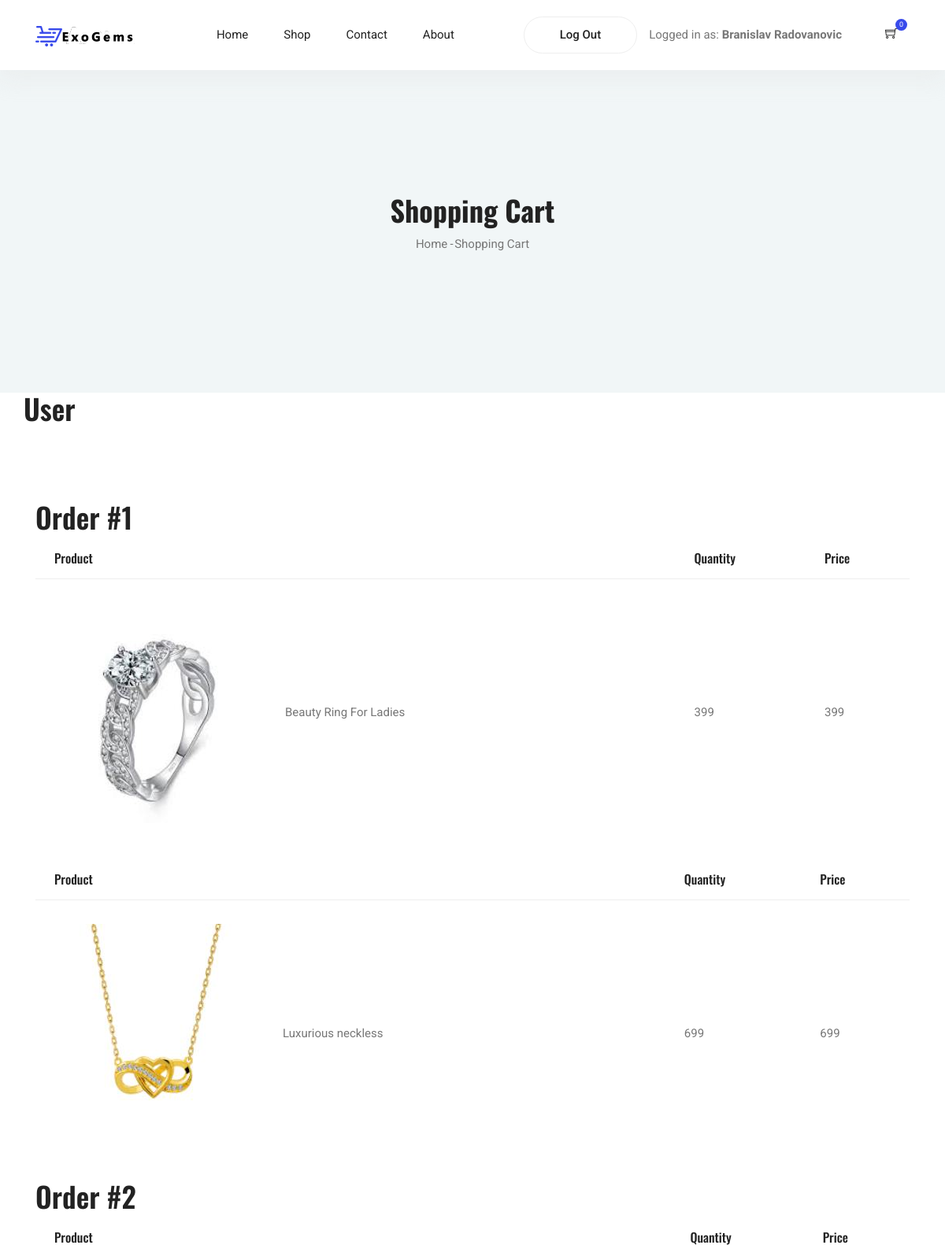
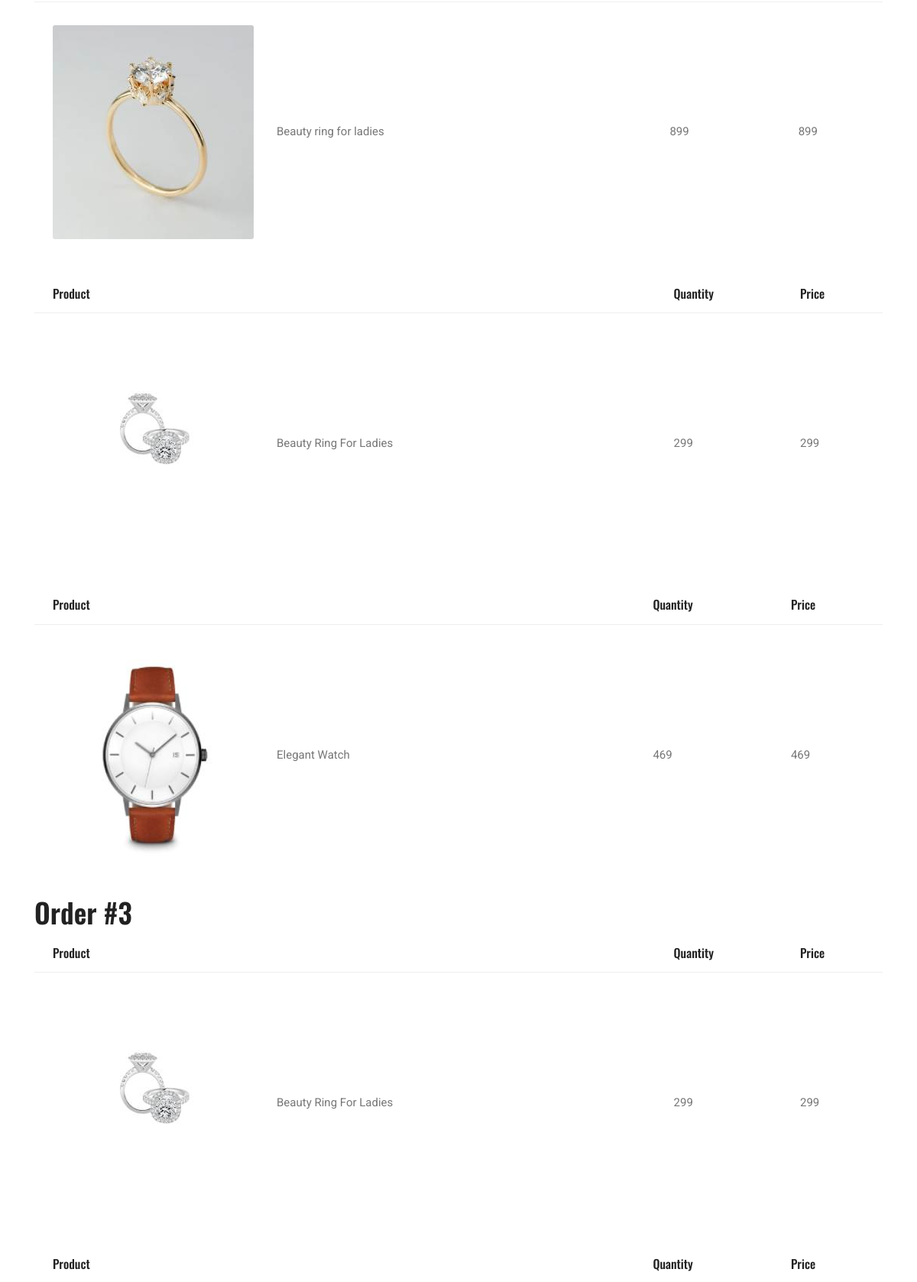
The app's page /shopHistory.php (signed in, upper part) with its own data (2 pictures, top to bottom).
### tables this page shows
CREATE TABLE `header` (
  `id` int(11) NOT NULL,
  `path` varchar(100) NOT NULL,
  `name` varchar(100) NOT NULL
);

CREATE TABLE `cart` (
  `id` int(11) NOT NULL,
  `user_id` int(11) NOT NULL,
  `created_at` datetime NOT NULL DEFAULT current_timestamp(),
  `status` bit(1) NOT NULL DEFAULT b'1'
);

CREATE TABLE `pictures` (
  `id` int(11) NOT NULL,
  `path` varchar(100) NOT NULL
);

CREATE TABLE `products` (
  `id` int(11) NOT NULL,
  `name` varchar(100) NOT NULL,
  `text` varchar(1000) NOT NULL,
  `weight` float NOT NULL,
  `quantityAvailable` int(11) NOT NULL,
  `unitsSold` int(11) DEFAULT 0,
  `created_at` datetime NOT NULL DEFAULT current_timestamp(),
  `updated_at` datetime DEFAULT NULL,
  `category_id` int(11) NOT NULL,
  `picture_id` int(11) NOT NULL
);

### php/logic.php (called while the page is built, shortened)
<?php
function getHeader(){
    global $conn;
    $query = "SELECT * FROM header";
    $rez = $conn -> query($query) ->fetchAll();
    return $rez;
}
function isLogged()
{
    return isset($_SESSION["user"]);
}
function getCartItemsWithoutStatus($cartId){
    global $conn;
    $query = "SELECT c.id as cartId, p.id as productId,pic.path as imgSrc, p.name as productName,p.text as `text`, SUM(cp.quantity) as quantity, SUM(cp.quantity) * pri.price as totalPerProd, pri.price as price FROM cart_product cp INNER JOIN products p ON cp.product_id = p.id INNER JOIN cart c ON cp.cart_id = c.id INNER JOIN prices pri ON p.id = pri.product_id INNER JOIN pictures pic ON p.picture_id = pic.id WHERE cp.cart_id = $cartId GROUP BY cp.product_id";
    $rez = $conn -> query($query) -> fetchAll();
    return $rez;
}
function getHistoryCarts($userId){
    global $conn;
    $query = "SELECT * FROM cart WHERE user_id = $userId AND status = 0";
    return $conn -> query( $query ) -> fetchAll();
}

### shopHistory.php (the view, shortened to what this page needs)
<?php
include("php/logic.php");
        $id = $_SESSION['user'] -> id;
?>
<!DOCTYPE html>
<html lang="en">
<head>
    <?php include "php/head.php"?>
</head>
<body>
  <?php include "php/header.php"?>
	<section class="blog-banner-area" id="category">
		<div class="container h-100">
			<div class="blog-banner">
				<div class="text-center">
					<h1>Shopping Cart</h1>
					<nav aria-label="breadcrumb" class="banner-breadcrumb">
            <ol class="breadcrumb">
              <li class="breadcrumb-item"><a href="index.php">Home</a></li>
              <li class="breadcrumb-item active" aria-current="page">Shopping Cart</li>
            </ol>
          </nav>
				</div>
			</div>
    </div>
	</section>
    <div class = "container">
    <div class="row">
        <h3>User </h3>
    </div>
   </div>
  <section class="cart_area">
      <div class="container">
          <div class="cart_inner">
              <div class="table-responsive">
                <?php
                    $carts = getHistoryCarts($id);
                    $orderNumb = 0;
                    foreach($carts as $cart):
                        ++$orderNumb;
                ?>
                    <h3>Order #<?=$orderNumb ?></h3>
                    <?php
                        $cartInfo = getCartItemsWithoutStatus($cart->id);
                        foreach($cartInfo as $cartItem):
                    ?>
                    <table class="table" id="cartItemsHolder">
                        <thead>
                            <tr>
                                <th scope="col">Product</th>
                                <th scope="col">Quantity</th>
                                <th scope="col">Price</th>
                            </tr>
                        </thead>
                        <tbody>
                            <tr>
                                <td>
                                    <div class="media">
                                        <div class="d-flex">
                                            <img src="<?= $cartItem -> imgSrc?>" alt="alt">
                                        </div>
                                        <div class="media-body">
                                            <p id="textProduct"><?= $cartItem ->text ?></p>
                                        </div>
                                    </div>
                                </td>
                                <td> <?=$cartItem -> totalPerProd ?></td>
                                <td> <?=$cartItem -> totalPerProd * $cartItem -> quantity ?></td>
                            </tr>
                        </tbody>
                    </table>
                    <?php endforeach; ?>
                  <?php endforeach; ?>
              </div>
          </div>
      </div>
  </section>
</body>
</html>

### php/header.php (shortened to what this page needs)
<?php
$header = getHeader();
?>
<header class="header_area">
    <div class="main_menu">
      <nav class="navbar navbar-expand-lg navbar-light">
        <div class="container">
          <a class="navbar-brand logo_h" href="index.php"><img src="img/logo.png" alt=""></a>
          <div class="collapse navbar-collapse offset" id="navbarSupportedContent">
            <ul class="nav navbar-nav menu_nav ml-auto mr-auto">
              <?php
                foreach($header as $item):
                  if($item -> name == "Home" || $item -> name == "Shop" || $item -> name == "Contact" || $item -> name == "About"):
              ?>
                    <li class="nav-item"><a class="nav-link" href="<?= $item -> path?>"><?= $item -> name ?></a></li>
                  <?php
                  endif; ?>
                  <?php
                  endforeach;
                  ?>
            </ul>
            <ul class="nav-shop d-flex justify-content-evenly my-3 align-items-center">
                <?php
                  foreach($header as $item):
                ?>
                <?php  endif;
                    if(isLogged() && $item -> name == "Log Out"):
                ?>
                  <li class='nav-item'><a class='button button-header' href="<?= $item -> path?>"><?= $item -> name ?></a></li>
                  <?php endif;
                 endforeach;?>
                <?php if(isLogged()):?>
                  <li class='nav-item'>Logged in as: <b><?=$_SESSION['user']-> name?> <?=$_SESSION['user']-> lastname?></b></li>
                <?php endif?>
              <li class="nav-item">
                <button id="cartButton">
                  <a href="cart.php">
                    <i class="ti-shopping-cart"></i>
                    <span class="nav-shop__circle" id="cartNumberOfProducts">
                      <?php
                      if(isLogged()){
                                $i = 0;
                                echo $i;
                              }
                    ?> </span>
                  </a>
                </button>
              </li>
            </ul>
          </div>
        </div>
      </nav>
    </div>
  </header>

### css/style.css (style rules this page uses)
body { color:#777;font-family:"Roboto",sans-serif;font-size:15px;font-weight:400;line-height:1.667 }
ul { list-style-type:none;margin:0;padding:0 }
button { cursor:pointer }
h1,h2,h3,h4,h5,h6 { font-family:"Oswald",sans-serif;color:#222;line-height:1.1 }
h1,.h1 { font-size:50px;font-weight:700 }
h3,.h3 { font-size:26px;font-weight:600 }
@media (min-width: 600px) { h3,.h3 { font-size:36px } }
a { display:inline-block }
.header_area { position:relative;width:100%;z-index:9999;transition:background 0.4s, all 0.3s linear;box-shadow:0px 10px 27px 3px rgba(221,221,221,0.3) }
.header_area .navbar { background:transparent;padding:0px;border:0px;border-radius:0px }
.header_area .navbar .nav .nav-item { margin-right:45px }
.header_area .navbar .nav .nav-item .nav-link { text-transform:capitalize;color:#222;display:inline-block }
@media (min-width: 991px) { .header_area .navbar .nav .nav-item .nav-link { padding:32px 0px } }
.header_area .navbar .nav .nav-item .nav-link:after { display:none }
.header_area .navbar .nav .nav-item:last-child { margin-right:0px }
.nav-shop li { display:inline-block;margin-right:15px }
.nav-shop li i,.nav-shop li span { font-size:16px;color:#222 }
.nav-shop li button { padding:0;border:0;background:transparent;position:relative }
.nav-shop li button .nav-shop__circle { font-size:9px;display:inline-block;background:#384aeb;color:#fff;padding:0px 5px;border-radius:50%;position:absolute;top:-8px;right:-12px }
.nav-shop li:last-child { margin-left:40px }
.button { display:inline-block;border:1px solid #384aeb;border-radius:30px;color:#222;font-weight:500;padding:12px 50px;background:#384aeb;color:#fff;transition:all .4s ease }
.button-header { padding:10px 45px;background:transparent;color:#222;border-color:#EEEEEE }
.blog-banner { position:relative }
.blog-banner h4,.blog-banner h1,.blog-banner a { text-transform:capitalize;color:#fff }
.blog-banner h1 { font-size:30px;margin-bottom:10px;color:#222 }
@media (min-width: 992px) { .blog-banner h1 { font-size:36px } }
.blog-banner-area { height:280px;position:relative;z-index:1 }
@media (min-width: 1000px) { .blog-banner-area { height:410px } }
.blog-banner-area .blog-banner { position:absolute;top:50%;left:50%;width:100%;transform:translate(-50%, -50%) }
.blog-banner-area::after { content:"";display:block;position:absolute;top:0;left:0;width:100%;height:100%;background:#f1f6f7;z-index:-1 }
.banner-breadcrumb { display:inline-block }
.banner-breadcrumb .breadcrumb { background:transparent;padding:0 }
.banner-breadcrumb .breadcrumb-item { padding:.1rem }
.banner-breadcrumb .breadcrumb-item a { text-transform:capitalize;color:#777777 }
.banner-breadcrumb .breadcrumb-item+.breadcrumb-item::before { color:#777777;padding-right:.1rem;content:"-" }
.banner-breadcrumb .breadcrumb-item.active { color:#777777 }
.cart_area { padding-top:90px;padding-bottom:55px }
.cart_inner .table th,.cart_inner .table td { padding:.75rem 1.5rem;border-color:#EEEEEE }
.cart_inner .table thead tr th { border-top:0px;font-size:16px;font-weight:500;font-family:"Oswald",sans-serif;color:#222;border-bottom:0px !important }
.cart_inner .table tbody tr td { padding-top:30px;padding-bottom:30px;vertical-align:middle;align-self:center }
.cart_inner .table tbody tr td .media .d-flex { padding-right:30px }
.cart_inner .table tbody tr td .media .d-flex img { border-radius:3px }
.cart_inner .table tbody tr td .media .media-body { vertical-align:middle;align-self:center }
.cart_inner .table tbody tr td .media .media-body p { margin-bottom:0px }

### records on screen
header: name "Home"
header: name "Shop"
header: name "Contact"
header: name "About"
header: name "Log Out"
cart: pictures.path (picture), products.text "Beauty Ring For Ladies", cartItem "399", products.text "Luxurious neckless", cartItem "699"
cart: pictures.path (picture), products.text "Beauty ring for ladies", cartItem "899", products.text "Beauty Ring For Ladies", cartItem "299", products.text "Elegant Watch", cartItem "469"
cart: pictures.path (picture), products.text "Beauty Ring For Ladies", cartItem "299"

### other values on screen
$_SESSION['user']-> name "Branislav"
$_SESSION['user']-> lastname "Radovanovic"
$i "0"
